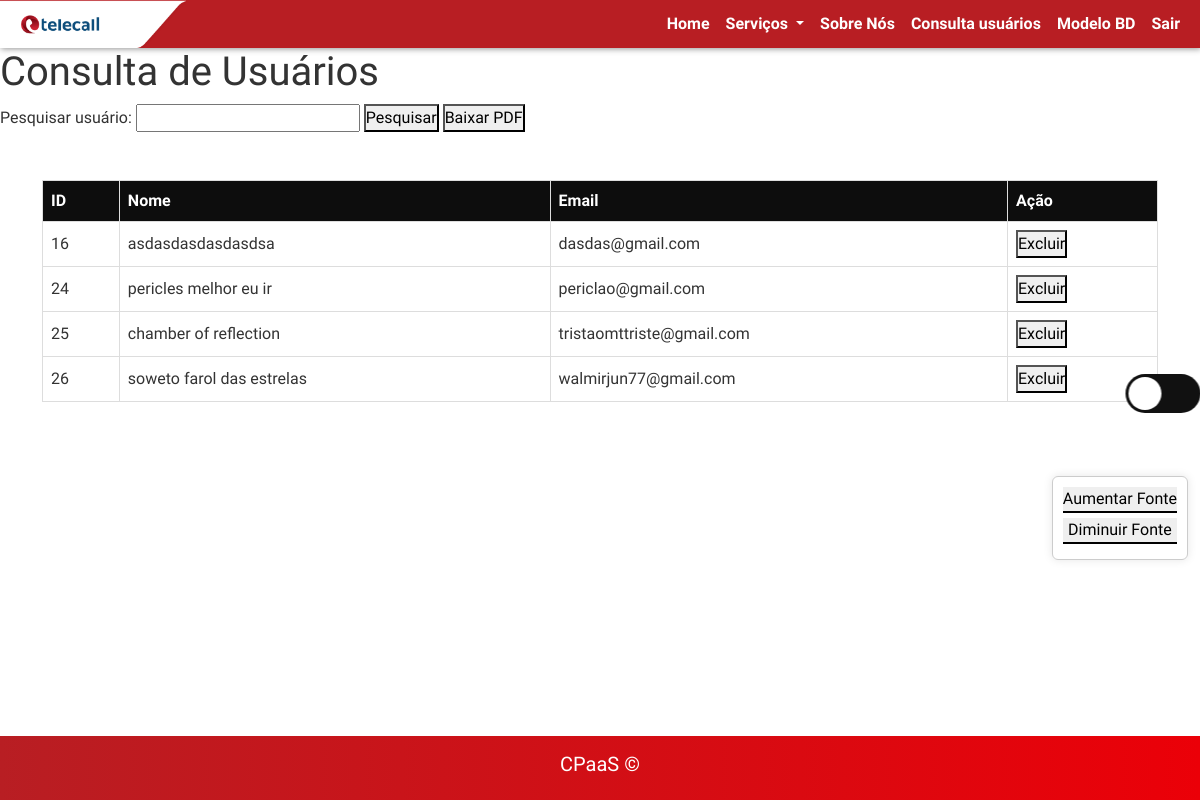
/consulta.php (signed in), run on the app's committed database.
### tables this page shows
CREATE TABLE `usuarios` (
  `id` int(11) NOT NULL AUTO_INCREMENT,
  `nome` varchar(45) NOT NULL,
  `data_nasc` date NOT NULL,
  `mother_name` varchar(45) NOT NULL,
  `telefone_fixo` varchar(15) DEFAULT NULL,
  `celular` varchar(15) NOT NULL,
  `endereco` varchar(45) NOT NULL,
  `email` varchar(45) NOT NULL,
  `cpf` varchar(11) NOT NULL,
  `username` varchar(6) NOT NULL,
  `senha` varchar(255) DEFAULT NULL,
  `gender` char(1) NOT NULL,
  `tipo_perfil` enum('comum','master') NOT NULL DEFAULT 'comum',
  `cep` varchar(9) DEFAULT NULL,
  PRIMARY KEY (`id`)
);

### consulta.php (the view, shortened to what this page needs)
<?php
include 'config.php';
$tipo_perfil = isset($_SESSION['tipo_perfil']) ? $_SESSION['tipo_perfil'] : 'comum';
$pesquisa = "";
$sql = "SELECT * FROM usuarios WHERE tipo_perfil = 'comum' AND nome LIKE ?";
$stmt = $conexao->prepare($sql);
$pesquisa = "%" . $pesquisa . "%";
$stmt->bind_param("s", $pesquisa);
$stmt->execute();
$result = $stmt->get_result();
$usuarios = $result->fetch_all(MYSQLI_ASSOC);
?>
<!DOCTYPE html>
<html lang="pt">
<head>
    <link href="https://cdn.jsdelivr.net/npm/bootstrap@5.3.2/dist/css/bootstrap.min.css" rel="stylesheet">
    <link rel="stylesheet" href="css/styleb.css">
</head>
<body>
<header>
        <nav class="navbar navbar-expand-lg navbar-light changeable-text-container"
            style="box-shadow: 1px 1px 6px #959595; background-color: #B81E23; padding: 0px!important">
            <div class="container-fluid" style="padding-left: 0px!important;">
                <div><img src="img/cropped-navbartelecall-e1664888635140.png" style="height: 3rem;" alt=""></div>
                <div class="collapse navbar-collapse" id="navbarSupportedContent">
                    <ul class="navbar-nav ms-auto mb-2 mb-lg-0">
                        <li class="nav-item" style="font-weight: 600;">
                            <button class="nav-link active" aria-current="page"
                                onclick="window.location.href='main.php'" style="color: white;">Home</button>
                        </li>
                        <li class="nav-item dropdown" style="font-weight: 600;">
                            <button class="nav-link dropdown-toggle" role="button" data-bs-toggle="dropdown"
                                aria-expanded="false" style="color: white;">
                                Serviços
                            </button>
                        </li>
                        <li class="nav-item" style="font-weight: 600;">
                            <button class="nav-link" onclick="window.location.href='sobre.php'"
                                style="color: white;">Sobre Nós</button>
                        </li>
                        <?php if ($tipo_perfil == 'master'): ?>
                        <li class="nav-item" style="font-weight: 600;">
                            <button class="nav-link" onclick="window.location.href='consulta.php'"
                                style="color: white;">Consulta usuários</button>
                        </li>
                        <?php endif; ?>
                        <li class="nav-item" style="font-weight: 600;">
                            <button class="nav-link" onclick="window.location.href='modeloBD.php'"
                                style="color: white;">Modelo BD</button>
                        </li>
                        <li class="nav-item" style="font-weight: 600;">
                            <button class="nav-link" onclick="window.location.href='Controllers/logout.php'"
                                style="color: white;">Sair</button>
                        </li>
                    </ul>
                </div>
            </div>
        </nav>
    </header>
    <h1>Consulta de Usuários</h1>
    <form method="GET" action="consulta.php">
        <label for="pesquisa">Pesquisar usuário:</label>
        <input type="text" id="pesquisa" name="pesquisa" value="<?php echo htmlspecialchars(isset($_GET['pesquisa']) ? $_GET['pesquisa'] : ''); ?>">
        <button type="submit">Pesquisar</button>
        <a href="Controllers/gerar_pdf.php" target="_blank"><button type="button">Baixar PDF</button></a>
    </form>
    <div class="container">
        <table class="mt-5">
            <tr ">
                <th style="background-color: #0D0D0D!important; color:white;">ID</th>
                <th style="background-color: #0D0D0D!important; color:white;">Nome</th>
                <th style="background-color: #0D0D0D!important; color:white;">Email</th>
                <th style="background-color: #0D0D0D!important; color:white;">Ação</th>
            </tr>
            <?php foreach ($usuarios as $usuario): ?>
            <tr>
                <td><?php echo htmlspecialchars($usuario['id']); ?></td>
                <td><?php echo htmlspecialchars($usuario['nome']); ?></td>
                <td><?php echo htmlspecialchars($usuario['email']); ?></td>
                <td>
                    <button onclick="showModal(<?php echo htmlspecialchars($usuario['id']); ?>)">Excluir</button>
                </td>
            </tr>
            <?php endforeach; ?>
        </table>
    </div>
    <label for="chk" class="label">
        <div class="ball"></div>
    </label>
    <div class="accessibility-panel">
        <button id="increase-font">Aumentar Fonte</button>
        <button id="decrease-font">Diminuir Fonte</button>
    </div>
    <div class="card-footer fixed-bottom">
        <footer class="d-flex justify-content-center align-items-center p-3 " style="background:linear-gradient(to left, #EB0008, #B81E23); color:white;">
            <h5>CPaaS &#169;</h5>
        </footer>
    </div>
</body>
</html>

### css/styleb.css (style rules this page uses)
* { margin: 0; padding: 0; box-sizing: border-box; font-family: 'Prompt', monospace; }
html, body { height: 100%; }
body { min-height: 100vh; display: flex; flex-direction: column; color: #333; background-color: #fff; transition: background 0.2s linear; }
.label { background-color: #111; border-radius: 50px; cursor: pointer; display: flex; justify-content: space-between; align-items: center; padding: 5px; position: fixed; height: 26px; width: 50px; transform: scale(1.5) translateY(-50%); top: 50%; right: 1%; }
.label .ball { background-color: #fff; border-radius: 50%; position: absolute; top: 2px; left: 2px; height: 22px; width: 22px; transform: translateX(0px); transition: transform 0.2s linear; }
footer { margin-top: auto; }
.nav-item { text-align: right; }
.container-fluid { width: 100%; }
.accessibility-panel { position: fixed; bottom: 30%; right: 1%; display: flex; flex-direction: column; background-color: #fff; border: 1px solid #ccc; padding: 10px; border-radius: 6px; box-shadow: 0 0 10px rgba(0, 0, 0, 0.1); }
.accessibility-panel button { margin-bottom: 5px; border: none; border-bottom: 2px solid black; }

### consulta.php (style rules this page uses)
body { font-family: Arial, sans-serif; }
table { width: 100%; border-collapse: collapse; }
th, td { border: 1px solid #ddd; padding: 8px; text-align: left; }
th { background-color: #f2f2f2; }
form { display: inline; }

### data on the page
usuarios: id "16", nome "asdasdasdasdasdsa", email "dasdas@gmail.com"
usuarios: id "24", nome "pericles melhor eu ir", email "periclao@gmail.com"
usuarios: id "25", nome "chamber of reflection", email "tristaomttriste@gmail.com"
usuarios: id "26", nome "soweto farol das estrelas", email "walmirjun77@gmail.com"
